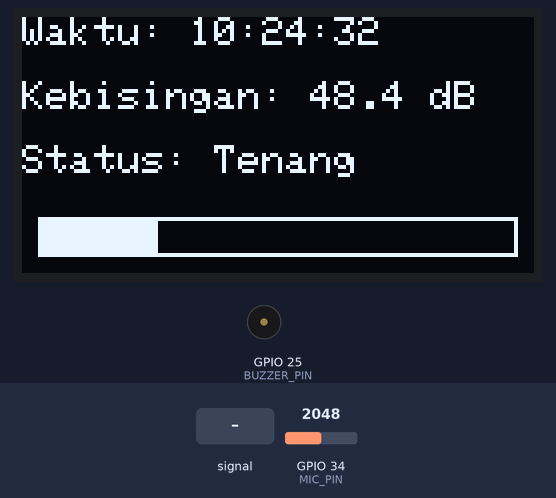
The sketch below on a simulated ESP32. Parts: 128×64 one-colour display, buzzer (waves = sounding, pin HIGH). The test bench sets the inputs (shaded band); at power-on: GPIO 34 (MIC_PIN) = 2048. WiFi joins after 1.5 s; servers stay silent unless stated; the local clock reads 2024-03-15 10:24:30 at power-on unless the sketch sets it; what the sketch prints to the serial monitor is not drawn.

Above: at 2.8 s.
2.9 s: GPIO 34 (MIC_PIN) set to 2428
At 4.6 s:
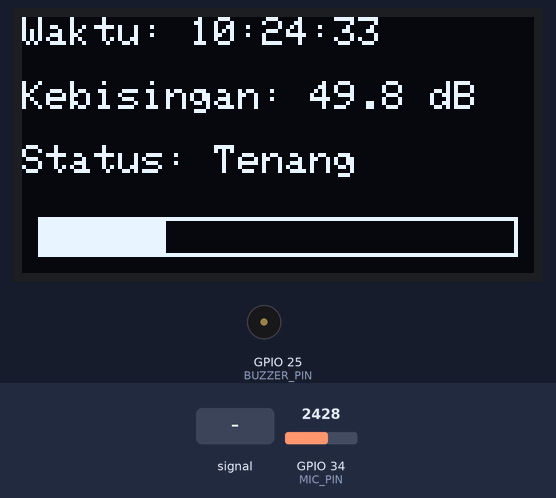
5.9 s: GPIO 34 (MIC_PIN) set to 2521
At 6.7 s:
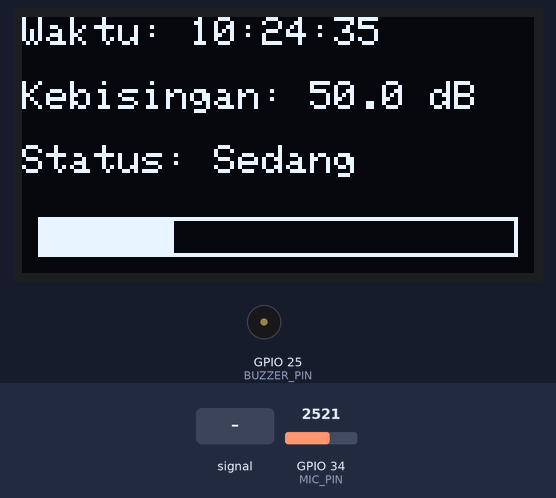
8.9 s: GPIO 34 (MIC_PIN) fed a 200 Hz sine of ±327 counts around its level
At 9.7 s:
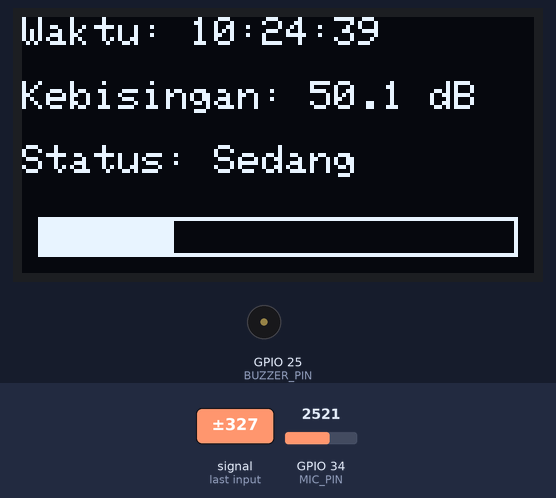
11.6 s: GPIO 34 (MIC_PIN) fed a 1000 Hz sine of ±1023 counts around its level
At 14.0 s:
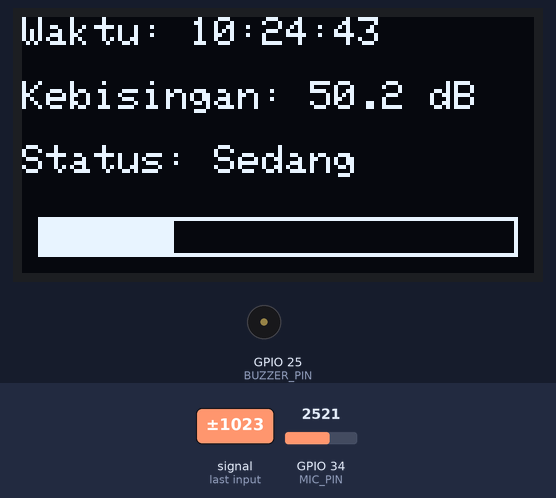
14.6 s: GPIO 34 (MIC_PIN) set to 2866
At 16.1 s:
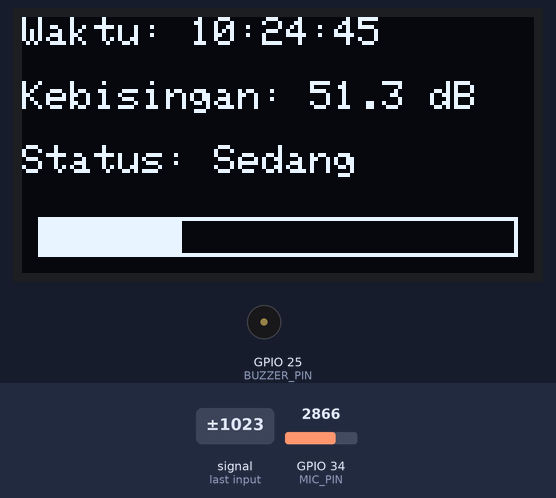
Timing chart, 0 to 17.6 s (numbered marks = the images above; inputs shaded):
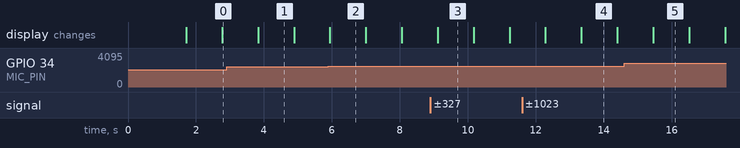

The sketch:

Monitoring_suara_telegram.ino
```cpp
#include <WiFi.h>
#include <HTTPClient.h>
#include <Wire.h>
#include <Adafruit_GFX.h>
#include <Adafruit_SH110X.h>
#include "time.h"
#include <math.h>

#define MIC_PIN 34          // pin A0 dari GY-MAX4466 ke GPIO34
#define BUZZER_PIN 25


#define SCREEN_WIDTH 128
#define SCREEN_HEIGHT 64
Adafruit_SH1106G display(SCREEN_WIDTH, SCREEN_HEIGHT, &Wire, -1);

const char* ssid = "ssid";
const char* password = "password";

String BOT_TOKEN = "token fatherbot";
String CHAT_ID = "idbot";

const char* ntpServer = "pool.ntp.org";
const long gmtOffset_sec = 7 * 3600;
const int daylightOffset_sec = 0;

unsigned long lastSendTime = 0;
const unsigned long sendInterval = 60000; // kirim tiap 60 detik
const float batasKebisingan = 70.0;       // batas dB
float lastSentDb = 0;

void setup() {
  Serial.begin(115200);
  pinMode(BUZZER_PIN, OUTPUT);
  digitalWrite(BUZZER_PIN, LOW);

  Wire.begin();
  if (!display.begin(0x3C, true)) {
    Serial.println("Gagal inisialisasi OLED SH1106");
    while (1);
  }
  display.clearDisplay();
  display.setTextColor(SH110X_WHITE);
  display.setTextSize(1);
  display.setCursor(0, 0);
  display.println("Menghubungkan WiFi...");
  display.display();

  WiFi.begin(ssid, password);
  while (WiFi.status() != WL_CONNECTED) {
    delay(400);
    Serial.print(".");
  }
  Serial.println("\nWiFi Terhubung");

  configTime(gmtOffset_sec, daylightOffset_sec, ntpServer);
  Serial.println("Sinkronisasi waktu NTP...");
}

float bacaRataSuara(int sampel) {
  long total = 0;
  for (int i = 0; i < sampel; i++) {
    total += analogRead(MIC_PIN);
    delayMicroseconds(200);
  }
  return (float)total / sampel;
}

void loop() {
  float micValue = bacaRataSuara(100);
  float voltage = micValue * (3.3 / 4095.0);

  float dB = 20 * log10(voltage / 0.00631);
  if (dB < 30) dB = 30;
  if (dB > 100) dB = 100;

  struct tm timeinfo;
  if (!getLocalTime(&timeinfo)) {
    Serial.println("Gagal ambil waktu");
    return;
  }
  char waktu[20];
  strftime(waktu, sizeof(waktu), "%H:%M:%S", &timeinfo);

  String status;
  if (dB < 50) status = "Tenang";
  else if (dB < 70) status = "Sedang";
  else status = "Berisik!";

  Serial.printf("[%s] Mic: %.0f | %.1f dB | %s\n", waktu, micValue, dB, status.c_str());

  display.clearDisplay();
  display.setTextSize(1);
  display.setCursor(0, 0);
  display.printf("Waktu: %s\n", waktu);
  display.setCursor(0, 16);
  display.printf("Kebisingan: %.1f dB", dB);
  display.setCursor(0, 32);
  display.printf("Status: %s", status.c_str());

  int barWidth = map((int)dB, 30, 100, 0, 120);
  display.drawRect(4, 50, 120, 10, SH110X_WHITE);
  display.fillRect(4, 50, barWidth, 10, SH110X_WHITE);
  display.display();

  if (dB > batasKebisingan) {
    digitalWrite(BUZZER_PIN, HIGH);
  } else {
    digitalWrite(BUZZER_PIN, LOW);
  }

  if (millis() - lastSendTime > sendInterval) {
    kirimTelegram(waktu, dB, status);
    lastSendTime = millis();
    lastSentDb = dB;
  }

  delay(1000);
}

void kirimTelegram(String waktu, float dB, String status) {
  if (WiFi.status() != WL_CONNECTED) return;

  String emoji = "🔈";
  if (status == "Sedang") emoji = "🔉";
  if (status == "Berisik!") emoji = "🔊🚨";

  String message = emoji + String(" *Monitor Suara Kelas*\n");
  message += "Waktu: " + waktu + "\n";
  message += "Kebisingan: " + String(dB, 1) + " dB\n";
  message += "Status: *" + status + "*";

  HTTPClient http;
  String url = "https://api.telegram.org/bot" + BOT_TOKEN +
               "/sendMessage?chat_id=" + CHAT_ID +
               "&text=" + urlencode(message) +
               "&parse_mode=Markdown";

  http.begin(url);
  int httpResponseCode = http.GET();
  if (httpResponseCode > 0) {
    Serial.println("Pesan Telegram terkirim!");
  } else {
    Serial.printf("Gagal kirim Telegram: %d\n", httpResponseCode);
  }
  http.end();
}

String urlencode(String str) {
  String encodedString = "";
  char c;
  char code1, code2;
  for (int i = 0; i < str.length(); i++) {
    c = str.charAt(i);
    if (isalnum(c)) {
      encodedString += c;
    } else {
      encodedString += '%';
      code1 = (c >> 4) & 0xF;
      code2 = c & 0xF;
      code1 += (code1 > 9) ? 'A' - 10 : '0';
      code2 += (code2 > 9) ? 'A' - 10 : '0';
      encodedString += code1;
      encodedString += code2;
    }
  }
  return encodedString;
}
```

Measured:
- the behaviour switches between 2476 and 2477 on GPIO 34 (MIC_PIN) (found by bisection; images 1 and 2)
- after the input at 5.9 s, the display: changes at once (image 2)
- what the display in image 1 shows lasts 1.1 s, from 3.8 s to 4.9 s
